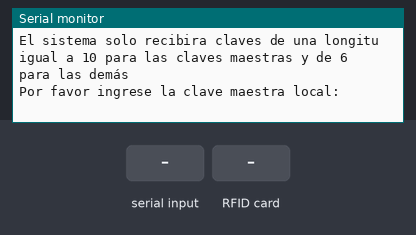
Recording of a sketch running on a simulated Arduino Uno, built with avr-gcc and run on an emulated ATmega328P. Shown: the last lines printed to the serial monitor. The test bench sets the inputs (shaded band).

Above: at 1.2 s.
1.3 s: "1\n" received over Serial
At 2.1 s:
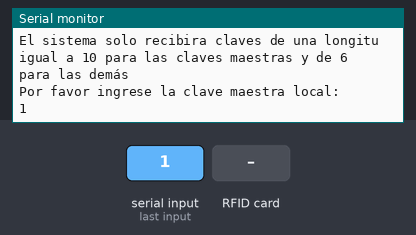
2.8 s: RFID card 5E 7A 19 C4 held to the reader
At 3.7 s:
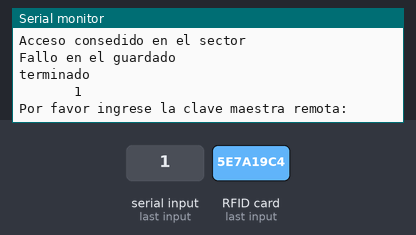

Measured:
- after the input at 1.3 s, the serial monitor: prints a new line at once (image 1)
- after the input at 2.8 s, the serial monitor: prints a new line at once (image 2)

The sketch:

Laboratorio4-parte1.ino
```cpp
#include <Wire.h>
#include <SPI.h>
#include <Adafruit_PN532.h>
#include <string.h>

// If using the breakout or shield with I2C, define just the pins connected
// to the IRQ and reset lines.  Use the values below (2, 3) for the shield!
#define PN532_IRQ   (2)
#define PN532_RESET (3)  // Not connected by default on the NFC Shield

// Or use this line for a breakout or shield with an I2C connection:
Adafruit_PN532 nfc(PN532_IRQ, PN532_RESET);

String inputString = "";         // a string to hold incoming data
boolean stringComplete = false;
int clave;
char otherString[20] = "";
const char * input;

void setup(void) {

  Serial.begin(115200);
  Serial.println("--------Inicio de sistema--------");
  Serial.println("Coloque la tarjeta en el lector y dejela hay por todo el proceso");
  Serial.println("El sistema solo recibira claves de una longitu igual a 10 para las claves maestras y de 6 para las demás");
  Serial.println("Por favor ingrese la clave maestra local:");
  inputString.reserve(200);
  clave =0;
  nfc.begin();

  // configure board to read RFID tags
  nfc.SAMConfig();

}

void loop(void) {

  if (stringComplete) {
    Serial.println(inputString);
    inputString = "       "+inputString;
    inputString.toCharArray(otherString, inputString.length() + 1);
    clave += 1;
    if (clave == 1) {
      escritura(otherString, clave);
      Serial.println(otherString);
      Serial.println("Por favor ingrese la clave maestra remota:");
    }
    if (clave == 2) {
      escritura(otherString, clave);
      Serial.println(otherString);
      Serial.println("Por favor ingrese la clave para activar alarma:");
    }
    if (clave == 3) {
      escritura(otherString, clave);
      Serial.println(otherString);
      Serial.println("Por favor ingrese la clave para desactivar la alarma:");
    }
    if (clave == 4) {
      escritura(otherString, clave);
      Serial.println(otherString);
      Serial.println("Por favor ingrese la clave para abrir el garage:");
    }
    if (clave == 5) {
      escritura(otherString, clave);
      Serial.println(otherString);
      Serial.println("Por favor ingrese la clave para cerrar el garage:");
    }
    if (clave == 6) {
      escritura(otherString, clave);
      Serial.println(otherString);
      Serial.println("Finalizo el ingreso de claves");
    }

    inputString = "";
    stringComplete = false;
    delay(1000);
  }

}

void escritura(char * url, int posicion) {

  uint8_t success;                          // Flag to check if there was an error with the PN532
  uint8_t uid[] = { 0, 0, 0, 0, 0, 0, 0 };  // Buffer to store the returned UID
  uint8_t uidLength;                        // Length of the UID (4 or 7 bytes depending on ISO14443A card type)
  bool authenticated = false;               // Flag to indicate if the sector is authenticated

  // Use the default NDEF keys (these would have have set by mifareclassic_formatndef.pde!)
  uint8_t keyb[6] = { 0xD3, 0xF7, 0xD3, 0xF7, 0xD3, 0xF7 };


  success = nfc.readPassiveTargetID(PN532_MIFARE_ISO14443A, uid, &uidLength);
  while (!success) {
    Serial.println("No se encontro la tarjeta, favor verificar que este colocada en el lector");
    success = nfc.readPassiveTargetID(PN532_MIFARE_ISO14443A, uid, &uidLength);
  }

  success = nfc.mifareclassic_AuthenticateBlock (uid, uidLength, 4 * posicion, 0, keyb);
  if (!success)
  {
    Serial.println("Fallo de autenticacion");
    return;
  }

  Serial.println("Acceso consedido en el sector");


  if (strlen(url) > 30)
  {
    // The length is also checked in the WriteNDEFURI function, but lets
    // warn users here just in case they change the value and it's bigger
    // than it should be
    Serial.println("clave demasiado larga");
    return;
  }


  // URI is within size limits ... write it to the card and report success/failure
  success = nfc.mifareclassic_WriteNDEFURI(posicion, "", url);
  if (success)
  {
    Serial.println("Guardando en tarjeta");
    Serial.println("");
  }
  else
  {
    Serial.println("Fallo en el guardado");
  }


  // Wait a bit before trying again
  Serial.println("terminado");
}

void serialEvent() {
  while (Serial.available()) {
    // get the new byte:
    char inChar = (char)Serial.read();
    if (inChar == '\n') {
      stringComplete = true;
    } else {
      inputString += inChar;
    }
  }
}
```
